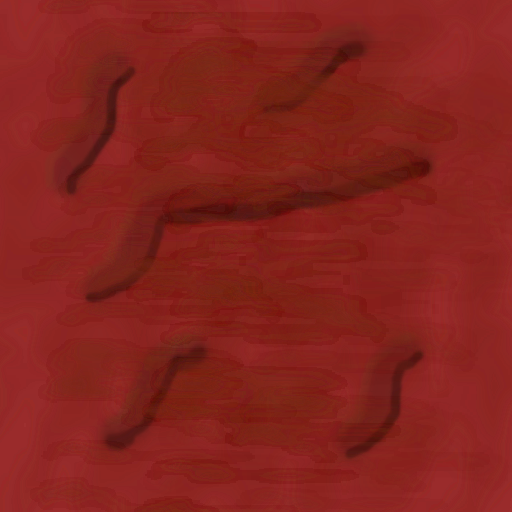
#> input picture assets/TestTexture.png, 512 x 512 px
$ python animcat.py ../TestTexture.png ../Body.png   (Python 2 division)   (older library calls are emulated)
#> lines starting #> are read from the running program, lines starting #| are printed output that depends on the picture
'''
Program: animcat.py
Purpose: quickly manipulate multiple images to create animation tilesheets
Author: Jack O'Brien
Requires:
	Python Image Library (PIL) for image i/o
	Numpy for mathematical operations on arrays

usage:
	$ python animcat.py [args] [filenames]

output: .png file contents to be piped into a file

args:
   -i				interactive mode
   -c				column concatenate
   -r				row concatenate (default)
   -f				flip frames
   -s[N]			scale by a factor of N
   --help 			display (this) help message
   --example [N]	display example N as a tutorial. N can be any of the following:
		blank			N is set to 1 by default, show example 1
		1				how to save the output
		2				how to concatenate multiple files
		3				how to flip an image
		4				how to flip a sequence of images (flip animation)
		5				how to resize an image
		6				how to use multiple commands at once
		7				how to use multiple runs for more complex tasks
'''

import sys, re, os

#some quick global values
outfile = sys.__stdout__ #print the result to stdout so it can be saved by a pipe
sys.stdout = sys.__stderr__
form = 'png' #save all of these as png images
axis = 1 #row by default
args = []
index = 1 #offset where the image files start in the cline args
resize = False #are we resizing the image?

#make sure that the user has the proper libraries installed
try:
	from PIL import Image
except ImportError as e:
	print e
	print "Python Image Library Required, Please Install Through pip or Online"
	exit(1)
try:
	import numpy as np
except ImportError as e:
	print e
	print "Numpy Required, Please Install Through pip or Online"
	exit(1)

if len(sys.argv) == 1: #make sure we at least have some arguments
	print "No Arguments Specified.  Try using --help for help"
	exit(0)

if sys.argv[1] == '-i':
	print "Interactive mode enabled"
	print "------------------------\n"
	print "What files are you working with?"
	print "Please type one file at a time and press enter"
	print "When you are done, press enter again to continue"
	file_list = [] #list of image files we'll use
	value = None
	index = 1
	while (value != ''):
		#prompt user for a file name
		value = raw_input("File %i:" % index).strip()
		if value != '':
			if os.path.isfile(value): #verify that it's a file
				file_list.append(value) #if so, add it to our list
				index += 1
			else:
				print "That file does not exist"
		else:
			if not len(file_list): #make sure the list is not empty
				print "No files selected, exiting..."
				exit(0)
	print "\nHere are the files you selected:"
	for f in file_list: #print the selected files
		print "     %s" % f
	yn = ''
	while (yn != "N" and yn != "Y"): #make sure the user agrees with it
		yn = raw_input("Is this correct? (y/n):").upper().strip()

	if yn == 'N': #if not, just quit, no time to make the loop bigger
		print "Exiting..."
		exit(0)

	print "\nWhat actions would you like to perform?"
	print "Options are: "
	print "     row     (Row Concatenation)"
	print "     column  (Column Concatenation)"
	print "     flip    (Flip the Animation)"
	print "     scale   (Scale the Animation)"
	print "Please type one option at a time and press enter"
	print "When you are done, press enter again to continue"
	value = None
	allowed_actions = ["ROW","COLUMN","FLIP","SCALE"] #possible actions that can be done
	arguments = dict(zip(allowed_actions, ['-r','-c','-f','-s'])) #mapping to valid args
	actions = [] #list of properly converted args
	index = 1
	while value != '':
		#prompt the user for an argument
		value = raw_input("Action %i:" % index).strip().upper()
		if value == '':
			if (not len(actions)): #make sure we have valid arguments
				print "No actions selected, exiting..."
				exit(0)
			else:
				break
		elif value not in allowed_actions: #is the action valid?
			print "That is not a valid option"
			continue
		else:
			argument = arguments[value] #convert to an argument
		if argument in actions: #make sure we don't duplicate anything except scaling
			print "You've already selected this option"
		else:
			if argument == '-s': #if we are scaling, ask for the scaling factor
				bad = True
				ptrn = r"^(\d+|(\d+\.\d*))$" #regular expression to match ints and floats
				while (bad):
					scale = raw_input("By what factor would you like to scale the image by?:").strip()
					if (re.match(ptrn, scale) is not None): #make sure the input is a number
						if (0 < float(scale)): #make sure the input is positive
							argument += scale #complete the argument
							bad = False
						else:
							print "That is not a valid number"
					else:
						print "That is not a valid number"
			actions.append(argument) #add our argument to the list
			index += 1

	print "\nHere are the actions you are going to perform:"
	for action in actions: #verify with the users that actions that will be done
		if action == '-r':
			print "     Concatenate the image sequence row-wise"
		elif action == '-c':
			print "     Concatenate the image sequence column-wise"
		elif action == '-f':
			print "     Flip each image in the sequence"
		elif action[:2] == '-s':
			print "     Scale image by a factor of %s" % action[2:]

	yn = ''
	while (yn != "N" and yn != "Y"):
		yn = raw_input("Is this correct? (y/n):").upper().strip()

	if yn == 'N':
		print "Exiting..."
		exit(0)

	#ask the user where he wants to save the file to
	bad = True
	print "\nWhere would you like to save the file?"
	while (bad):
		outFileName = raw_input("Filename:")
		if outFileName == '': #make sure it's a valid file name
			print "Invalid File Name"
		elif os.path.isfile(outFileName): #check if the user wants to overwrite
			yn = ''
			while (yn != "N" and yn != "Y"):
				yn = raw_input("That file already exists, would you like to overwrite it? (y/n):").strip().upper()
			if yn == 'Y': #if yes, DO IT
				bad = False
		else:
			bad = False

	#concatenate the lists to create a functional set of args
	sys.argv = [sys.argv[0]] + actions + file_list
	#set the output to the file selected by the user
	outfile = open(outFileName,'wb')
	index = 1 #reset our index
	#now let the new sys.argv go through the rest of the program
	print "\nRunning animcat with the parameters provided..."

if sys.argv[1] == '--help': #check if the user needs help
	print __doc__ #if so, display the file docstring (documentation)
	exit(0) #and then exit

if sys.argv[1] == '--example': #check if the user wants an example/tutorial

	if len(sys.argv) >= 3: #an example number was provided
		assert (re.match("[1-7]", sys.argv[2]) is not None), "N must be an integer from 1 to 7!"
		exampleNo = int(sys.argv[2])
	else: exampleNo = 1 #by default, the example number is 1
	assert (os.path.isfile("README.md")), "Could not find README.md, cannot show examples!"
	with open("README.md",'rb') as readme: #open the readme to get the examples
		text = [] #list of lines of text we'll be outputting
		isReading = False #are we currently adding text to our list?
		for line in readme:
			if ('Python Script: animcat.py' in line): #find where the section starts
				isReading = True
			if (line.startswith('\t%i' % exampleNo)): #ditto
				isReading = True
			if (line.startswith('\t%i' % (exampleNo+1)) or line.startswith('-')): #break at section ends
				isReading = False
			if isReading: #if we're reading, add the line to our display text
				text.append(line)
		text = "".join(text)	# concatenate the lines, text should already have the newline characters
	print text #print the example
	exit(0)

for i, arg in enumerate(sys.argv[1:]):

	if arg.startswith('-'): args.append(arg[1:]) #get our arguments
	else:
		index += i #set the index
		break #break out when we have no more args
else:
	index += i + 1 #if everything is an arg, we need an extra index, even though it wont matter

image_files = sys.argv[index:] #get our image files

#some general assertions to make sure we can continue
for f in image_files: assert (os.path.isfile(f)), "Could not find file: %s" % f
assert (not (('r' in args) and ('c' in args))), "Can only chose 'row' or 'column', not both!"
assert (len(image_files)), "No files specified!"
assert (all(map(lambda x: x.endswith(form), image_files))), "All images must be .%s files!" % form


#try to sort the image files using a regular expressions pattern matching if we can
print "Attemping to sort image files by name..."
ptrn = r"0*(\d+|(\d+(\.|-|_)\d*))\.%s$" % form # pattern matching numbers at the end of a filename
argsort = [] #array that contains the numerical values by which we sort
for f in image_files:
	search = re.search(ptrn, f) #Search for a number at the end of the file name
	if search is None: #check if we found anything.  If not, tell the user we can't sort
		print "Attempt to sort images failed, continuing..."
		break #since we can no longer sort, we'll break out here
	else:
		value = search.group(1) #get the regex patten match
		value = re.sub(r'(-|_)','.', value) #sub - and _ with decimal points
		if value != '0':
			value = re.sub(r'^0*','',value) #get rid of left zeros
		argsort.append(float(value)) #convert the result to a float and add it to our list
else:
	print "Images will be sorted..."
	image_files = zip(*sorted(zip(image_files, argsort), key = lambda x: x[1]))[0] #argsort them

print "Loading Images..."
images = [np.array(Image.open(i)) for i in image_files] #open all of the images after the ith term
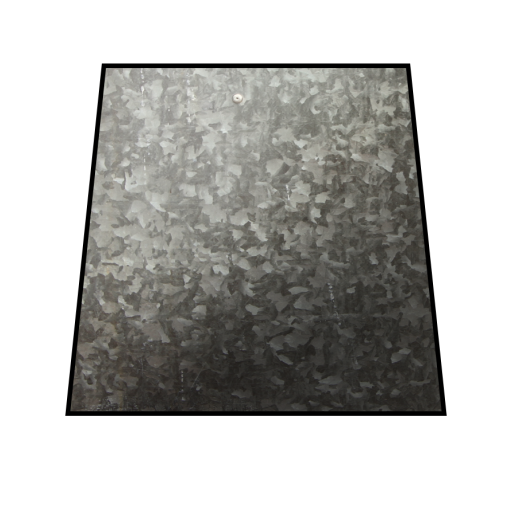
#> input picture assets/Body.png, 512 x 512 px
#> images = 2 items
#test is all images are the same size
assert (reduce(lambda x,y: x if x == y else False, map(np.shape, images))), "Not all images have the same dimensions!"

for arg in args:

	if arg == 'r': axis = 1 #if row, set the concatenation axis to 1 (side by side)

	elif arg == 'c': axis = 0 #if column, set it to 0 (stacked on top of eachother)

	elif arg == 'f': #if flip, flip the images and their order (make l/r animations)

		image_func = lambda x: x[:,::-1,:] #function that flips the images horizontally
		images = map(image_func, images) #flip each image

	elif arg.startswith('s'): #do some up/downsampling

		factor_str = arg[1:] #string of the number we'll use as the resampling factor
		ptrn = r"^(\d+|(\d+\.\d*))$" #regular expression to match ints and floats
		#more assertions to keep Nick from fucking up
		assert (len(factor_str)), "No resampling factor specified!"
		assert (re.match(ptrn, factor_str) is not None), "Invalid resampling factor: %s" % factor_str
		resize_factor = float(factor_str) #factor by which we'll resize
		resize = True #Let the program know we're going to resize the image

print "Concatenating Images..."
new_image = np.concatenate(images, axis = axis) #concatenate the images along our chosen axis
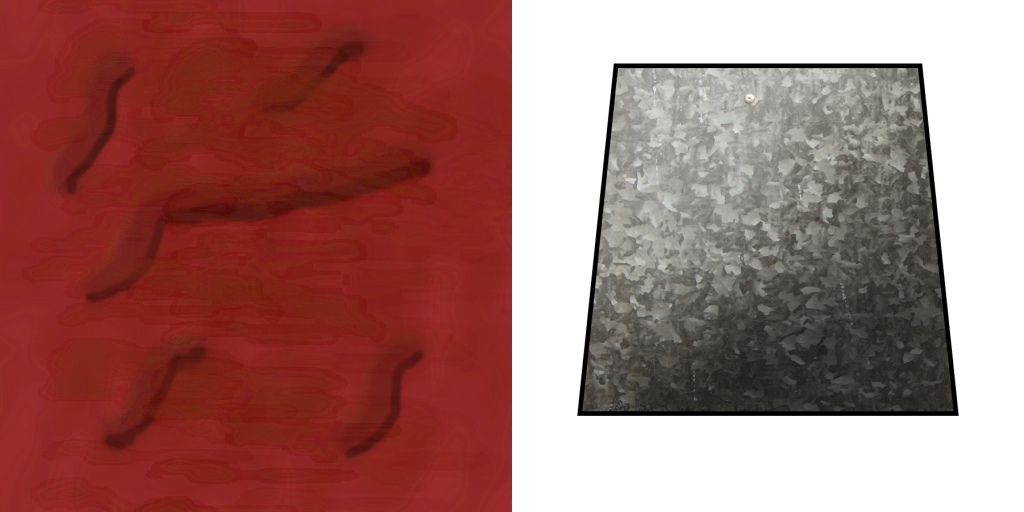
#> new_image: shape (512, 1024, 4); mean of channels 0, 1, 2, 3 155.3, 106, 101.7, 186.6; transparent parts drawn white

semifinal_image = Image.fromarray(new_image) #create a new image object from the array

if resize: #do the resizing through PIL (because Fourier analysis is hard)

	print "Resizing Image..."
	height, width, _ = new_image.shape #get the current dimensions of our image in pixels
	size = np.array([width, height], dtype = 'float64') #create the size array (will later be a tuple)
	size *= resize_factor #rescale the image dimensions
	size = map(round, size) #round the height and width to nearest int
	size = map(int, size) #make sure these are ints
	size = tuple(size) #the final new image size as a tuple
	final_image = semifinal_image.resize(size, Image.ANTIALIAS) #resize the image using antialiasing

else: final_image = semifinal_image # out final image has not been scaled

print "Saving..."
final_image.save(outfile, form) #save the image as a png and send it to stdout
